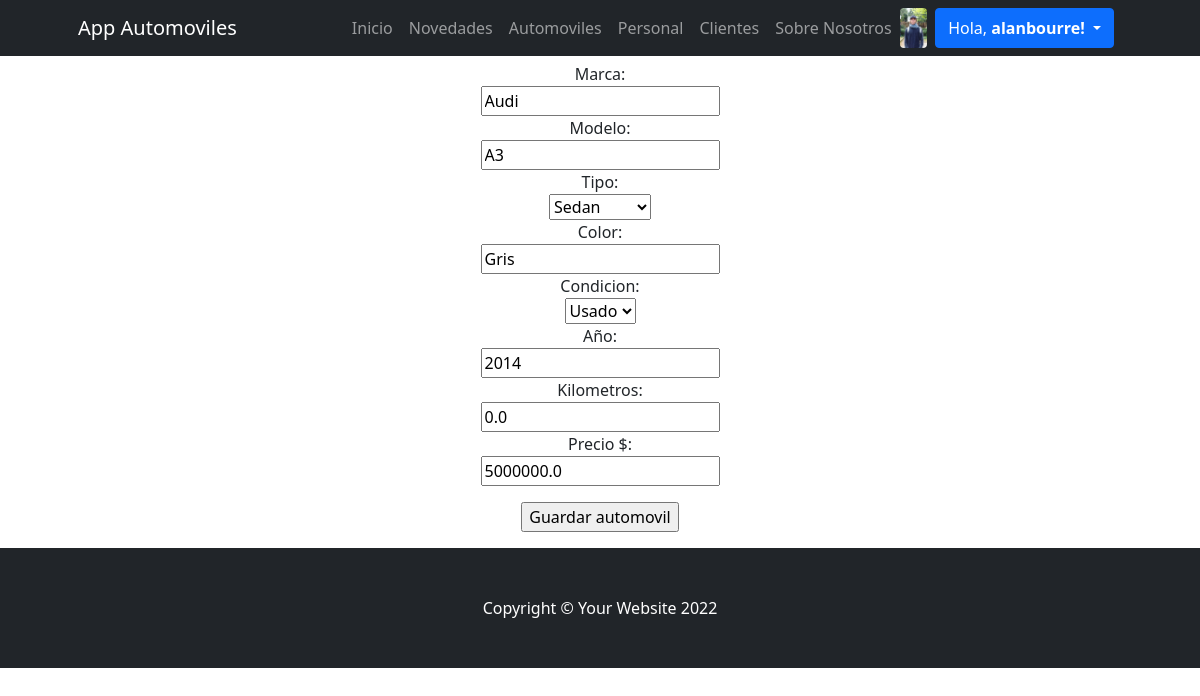
Page /Appautomoviles/editar_automovil/1 (signed in) on the earlier database version.
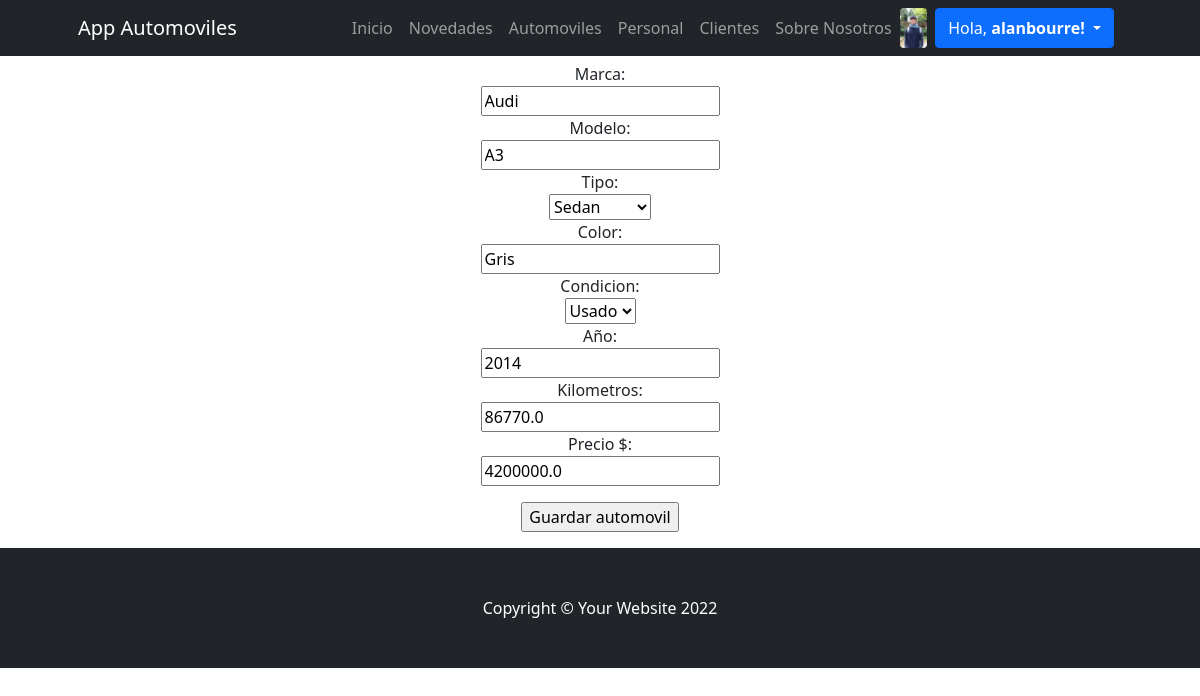
Same page on the later database version.
### Appautomoviles/models.py (models this page shows)
class Automovil(models.Model):
    marca = models.CharField("Marca", max_length=20)
    modelo = models.CharField("Modelo", max_length=30)
    TIPOS = (
        (1, "Sedan"),
        (2, "Suv"),
        (3, "Hatchback"),
        (4, "Deportivo"),
        (5, "Van"),
        (6, "Pick up")
    )
    tipo = models.PositiveSmallIntegerField("Tipo", choices=TIPOS)
    color = models.CharField("Color", max_length=15)
    CONDICION = (
        (1, "Nuevo"),
        (2, "Usado"),
    )
    condicion = models.PositiveSmallIntegerField("Condicion", choices=CONDICION)
    anio = models.CharField("Año", max_length=4)
    kms = models.FloatField("Kilometros")
    precio = models.FloatField("Precio $")
    class Meta:
        verbose_name_plural = "Automoviles"

### Appautomoviles/views.py (the view, shortened to what this page needs)
# urls.py: path("editar_automovil/<auto_id>", views.editar_automovil, name="editar_automovil"),
@staff_member_required
def editar_automovil(request, auto_id):
    automovil = Automovil.objects.get(id=auto_id)
    formulario = FormAutomovil(initial= {"marca": automovil.marca, "modelo": automovil.modelo, "tipo": automovil.tipo,"color": automovil.color,"condicion": automovil.condicion,"anio": automovil.anio, "kms": automovil.kms, "precio": automovil.precio})
    contexto = {"form": formulario}
    return render(request, "Appautomoviles/formulario_automovil.html", contexto)

### Appautomoviles/forms.py
class FormAutomovil(ModelForm):
    class Meta():
        model = Automovil
        fields = ("marca", "modelo", "tipo", "color","condicion","anio","kms", "precio")

### Appautomoviles/templates/Appautomoviles/formulario_automovil.html (shortened to what this page needs)
{% extends "Appautomoviles/base.html" %}
{% load static %}
{% block contenidoPagina %}
<b><h2 class="text-center mt-3">Crear un automovil nuevo:</h2></b>
<form method="post">
    <form>
        <div class="mb-3 d-flex flex-column align-items-center">
            {{ form }}
            <input type="submit" class="mt-3" value="Guardar automovil">
        </div>
    </form>
</form>
{% endblock %}

Differences in the rows shown:
changed Automovil "Audi": kms "0.0" → "86770.0"; precio "5000000.0" → "4200000.0"
